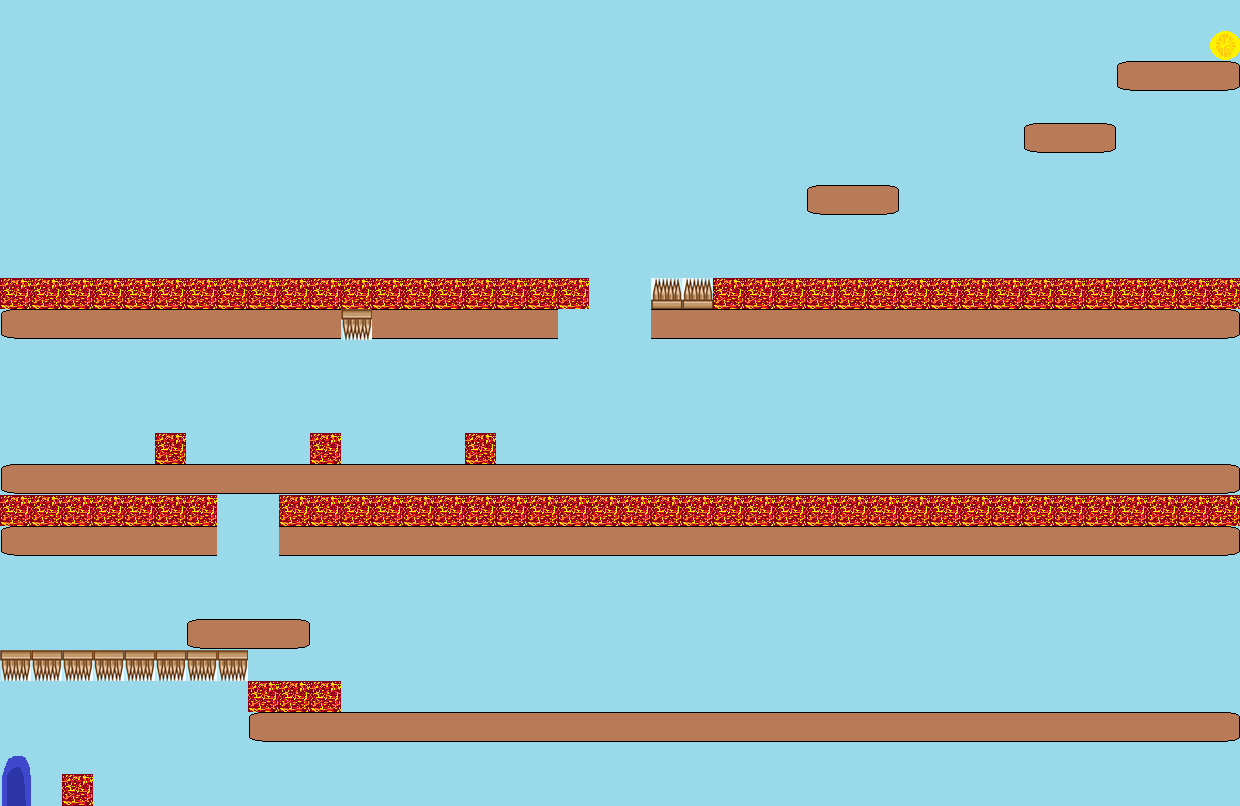

Below is a game level as drawn by its tile map, then a one-line description and the .tmx file that defines it, in full:
An orthogonal 40x26 tile map with 31x31 px tiles, 1 tile layer (Tile Layer 1).

<map version="1.0" orientation="orthogonal" renderorder="right-down" width="40" height="26" tilewidth="31" tileheight="31" nextobjectid="1">
 <tileset firstgid="1" name="newTiles" tilewidth="32" tileheight="32" tilecount="36">
  <image source="newTiles.png" width="200" height="200" />
 </tileset>
 <layer name="Tile Layer 1" width="40" height="26">
  <data encoding="csv">
10,10,10,10,10,10,10,10,10,10,10,10,10,10,10,10,10,10,10,10,10,10,10,10,10,10,10,10,10,10,10,10,10,10,10,10,10,10,10,10,
10,10,10,10,10,10,10,10,10,10,10,10,10,10,10,10,10,10,10,10,10,10,10,10,10,10,10,10,10,10,10,10,10,10,10,10,10,10,10,21,
10,10,10,10,10,10,10,10,10,10,10,10,10,10,10,10,10,10,10,10,10,10,10,10,10,10,10,10,10,10,10,10,10,10,10,10,1,2,2,3,
10,10,10,10,10,10,10,10,10,10,10,10,10,10,10,10,10,10,10,10,10,10,10,10,10,10,10,10,10,10,10,10,10,10,10,10,10,10,10,10,
10,10,10,10,10,10,10,10,10,10,10,10,10,10,10,10,10,10,10,10,10,10,10,10,10,10,10,10,10,10,10,10,10,1,2,3,10,10,10,10,
10,10,10,10,10,10,10,10,10,10,10,10,10,10,10,10,10,10,10,10,10,10,10,10,10,10,10,10,10,10,10,10,10,10,10,10,10,10,10,10,
10,10,10,10,10,10,10,10,10,10,10,10,10,10,10,10,10,10,10,10,10,10,10,10,10,10,1,2,3,10,10,10,10,10,10,10,10,10,10,10,
10,10,10,10,10,10,10,10,10,10,10,10,10,10,10,10,10,10,10,10,10,10,10,10,10,10,10,10,10,10,10,10,10,10,10,10,10,10,10,10,
10,10,10,10,10,10,10,10,10,10,10,10,10,10,10,10,10,10,10,10,10,10,10,10,10,10,10,10,10,10,10,10,10,10,10,10,10,10,10,10,
7,7,7,7,7,7,7,7,7,7,7,7,7,7,7,7,7,7,7,10,10,25,25,7,7,7,7,7,7,7,7,7,7,7,7,7,7,7,7,7,
1,2,2,2,2,2,2,2,2,2,2,26,2,2,2,2,2,2,10,10,10,2,2,2,2,2,2,2,2,2,2,2,2,2,2,2,2,2,2,3,
10,10,10,10,10,10,10,10,10,10,10,10,10,10,10,10,10,10,10,10,10,10,10,10,10,10,10,10,10,10,10,10,10,10,10,10,10,10,10,10,
10,10,10,10,10,10,10,10,10,10,10,10,10,10,10,10,10,10,10,10,10,10,10,10,10,10,10,10,10,10,10,10,10,10,10,10,10,10,10,10,
10,10,10,10,10,10,10,10,10,10,10,10,10,10,10,10,10,10,10,10,10,10,10,10,10,10,10,10,10,10,10,10,10,10,10,10,10,10,10,10,
10,10,10,10,10,7,10,10,10,10,7,10,10,10,10,7,10,10,10,10,10,10,10,10,10,10,10,10,10,10,10,10,10,10,10,10,10,10,10,10,
1,2,2,2,2,2,2,2,2,2,2,2,2,2,2,2,2,2,2,2,2,2,2,2,2,2,2,2,2,2,2,2,2,2,2,2,2,2,2,3,
7,7,7,7,7,7,7,10,10,7,7,7,7,7,7,7,7,7,7,7,7,7,7,7,7,7,7,7,7,7,7,7,7,7,7,7,7,7,7,7,
1,2,2,2,2,2,2,10,10,2,2,2,2,2,2,2,2,2,2,2,2,2,2,2,2,2,2,2,2,2,2,2,2,2,2,2,2,2,2,3,
10,10,10,10,10,10,10,10,10,10,10,10,10,10,10,10,10,10,10,10,10,10,10,10,10,10,10,10,10,10,10,10,10,10,10,10,10,10,10,10,
10,10,10,10,10,10,10,10,10,10,10,10,10,10,10,10,10,10,10,10,10,10,10,10,10,10,10,10,10,10,10,10,10,10,10,10,10,10,10,10,
10,10,10,10,10,10,1,2,2,3,10,10,10,10,10,10,10,10,10,10,10,10,10,10,10,10,10,10,10,10,10,10,10,10,10,10,10,10,10,10,
26,26,26,26,26,26,26,26,10,10,10,10,10,10,10,10,10,10,10,10,10,10,10,10,10,10,10,10,10,10,10,10,10,10,10,10,10,10,10,10,
10,10,10,10,10,10,10,10,7,7,7,10,10,10,10,10,10,10,10,10,10,10,10,10,10,10,10,10,10,10,10,10,10,10,10,10,10,10,10,10,
10,10,10,10,10,10,10,10,1,2,2,2,2,2,2,2,2,2,2,2,2,2,2,2,2,2,2,2,2,2,2,2,2,2,2,2,2,2,2,3,
16,10,10,10,10,10,10,10,10,10,10,10,10,10,10,10,10,10,10,10,10,10,10,10,10,10,10,10,10,10,10,10,10,10,10,10,10,10,10,10,
22,10,7,10,10,10,10,10,10,10,10,10,10,10,10,10,10,10,10,10,10,10,10,10,10,10,10,10,10,10,10,10,10,10,10,10,10,10,10,10
</data>
 </layer>
</map>